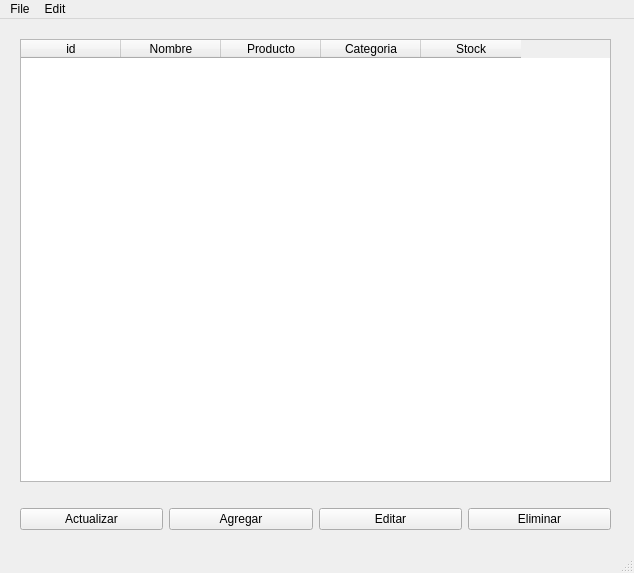
<?xml version="1.0" encoding="UTF-8"?>
<ui version="4.0">
 <class>MainWindow</class>
 <widget class="QMainWindow" name="MainWindow">
  <property name="geometry">
   <rect>
    <x>0</x>
    <y>0</y>
    <width>634</width>
    <height>573</height>
   </rect>
  </property>
  <property name="minimumSize">
   <size>
    <width>634</width>
    <height>573</height>
   </size>
  </property>
  <property name="maximumSize">
   <size>
    <width>634</width>
    <height>573</height>
   </size>
  </property>
  <property name="windowTitle">
   <string>Inventario</string>
  </property>
  <widget class="QWidget" name="centralwidget">
   <widget class="QWidget" name="gridLayoutWidget">
    <property name="geometry">
     <rect>
      <x>20</x>
      <y>20</y>
      <width>591</width>
      <height>491</height>
     </rect>
    </property>
    <layout class="QGridLayout" name="gridLayout">
     <item row="3" column="3">
      <widget class="QPushButton" name="btnEliminar">
       <property name="text">
        <string>Eliminar</string>
       </property>
      </widget>
     </item>
     <item row="3" column="2">
      <widget class="QPushButton" name="btnEditar">
       <property name="text">
        <string>Editar</string>
       </property>
      </widget>
     </item>
     <item row="3" column="1">
      <widget class="QPushButton" name="btnAgregar">
       <property name="text">
        <string>Agregar</string>
       </property>
      </widget>
     </item>
     <item row="3" column="0">
      <widget class="QPushButton" name="btnActualizar">
       <property name="text">
        <string>Actualizar</string>
       </property>
      </widget>
     </item>
     <item row="2" column="0" colspan="4">
      <widget class="QLabel" name="label">
       <property name="text">
        <string/>
       </property>
      </widget>
     </item>
     <item row="1" column="0" colspan="4">
      <widget class="QTableWidget" name="tblProductos">
       <column>
        <property name="text">
         <string>id</string>
        </property>
       </column>
       <column>
        <property name="text">
         <string>Nombre</string>
        </property>
       </column>
       <column>
        <property name="text">
         <string>Producto</string>
        </property>
       </column>
       <column>
        <property name="text">
         <string>Categoria</string>
        </property>
       </column>
       <column>
        <property name="text">
         <string>Stock</string>
        </property>
       </column>
      </widget>
     </item>
    </layout>
   </widget>
  </widget>
  <widget class="QMenuBar" name="menubar">
   <property name="geometry">
    <rect>
     <x>0</x>
     <y>0</y>
     <width>634</width>
     <height>25</height>
    </rect>
   </property>
   <widget class="QMenu" name="menuFile">
    <property name="title">
     <string>File</string>
    </property>
    <addaction name="actionOpen"/>
    <addaction name="actionSave"/>
   </widget>
   <widget class="QMenu" name="menuEdit">
    <property name="title">
     <string>Edit</string>
    </property>
    <addaction name="actionCopy"/>
    <addaction name="actionPaste"/>
   </widget>
   <addaction name="menuFile"/>
   <addaction name="menuEdit"/>
  </widget>
  <widget class="QStatusBar" name="statusbar"/>
  <action name="actionOpen">
   <property name="text">
    <string>Open</string>
   </property>
  </action>
  <action name="actionSave">
   <property name="text">
    <string>Save</string>
   </property>
  </action>
  <action name="actionCopy">
   <property name="text">
    <string>Copy</string>
   </property>
  </action>
  <action name="actionPaste">
   <property name="text">
    <string>Paste</string>
   </property>
  </action>
 </widget>
 <resources/>
 <connections/>
</ui>
